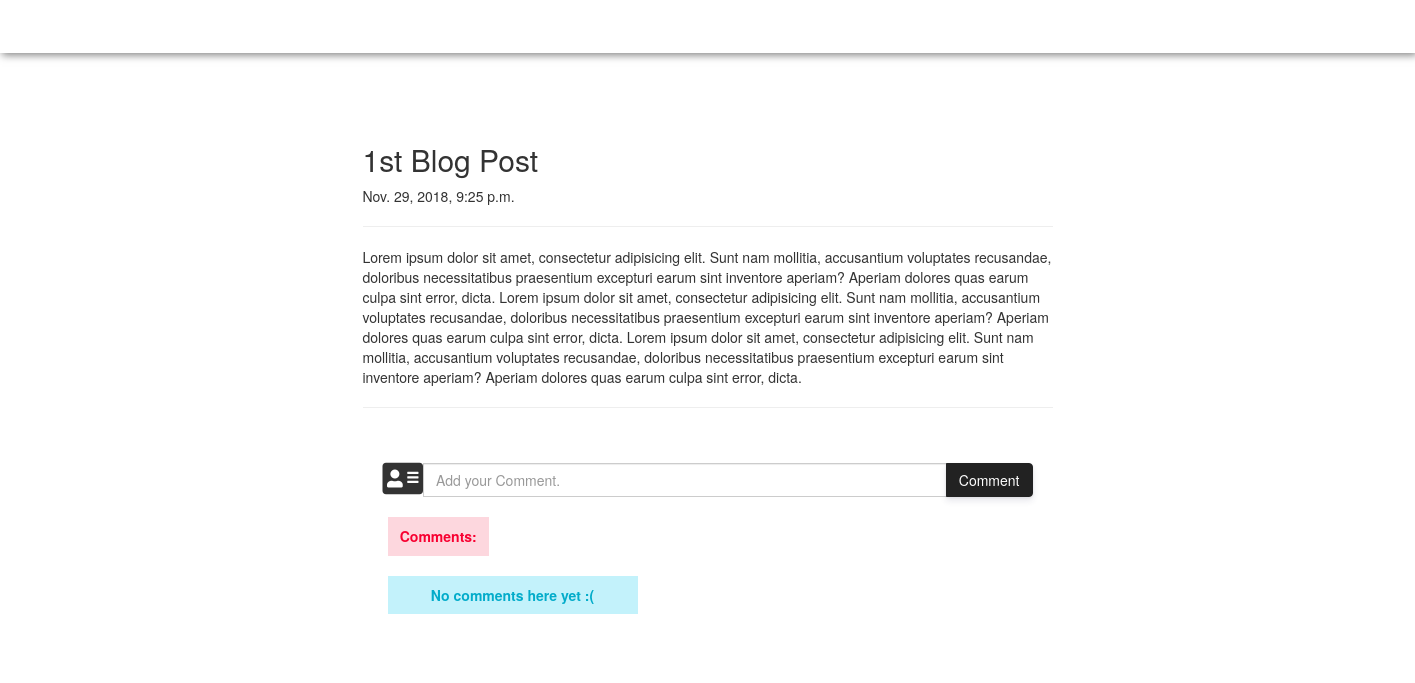
The page /post/1 (signed in) on the database its author committed.
### forum/models.py (models this page shows, shortened)
class BlogPost(models.Model):
	title = models.CharField(max_length=200)
	body = models.TextField()
	date_published = models.DateTimeField(auto_now_add=True)

### forum/views.py (the view)
# urls.py: path('post/<int:post_id>', post_page),
def post_page(request, post_id):
	if not request.user.is_authenticated:
		return redirect("/login/")
	mypost = BlogPost.objects.get(pk=post_id)
	context = {"post":mypost}
	return render(request, "forum/post.html", context)

### templates/forum/post.html (shortened to what this page needs)
{% extends 'forum/base.html' %}
{% load static %}
{% block body %}
	<div class="container">
		<div class="row">
			<div class="col-md-2">
			</div>
			<div class="col-md-8">
				<div style="background-color: #fff; margin-top: 50px; padding: 20px;">
					<h2> {{ post.title }}</h2>
					<p> {{ post.date_published }}</p>
					<hr>
					<p>{{ post.body }}</p>
					<hr>
				</div>
				<form action="/blogcomment/{{post.id}}/" method="POST" style="padding: 0 40px;">
					<div class="input-group">
						<span class="input-group-btn">
							<i class="fas fa-address-card" style="font-size: 36px; margin-top: 12px;"></i>
						</span>
						<input class="form-control" name="comment" placeholder="Add your Comment." style="margin-top: 15px;"/>
						<span class="input-group-btn">
							<button type="submit" class="btn btn-info" style="margin-top: 14px; color: #fff;	border-color: #222;	background-color: #222; box-shadow: 0 4px 6px rgba(50,50,93,.11),0 1px 3px rgba(0,0,0,.08),0 0 0 0 rgba(255,255,255,.5); font-size: 14px;">Comment</button>
						</span>
					</div>
				</form>
				<div class="container" style="margin: 20px 30px;">
					<span class="badge badge-pill badge-danger" style="margin-bottom: 20px; padding: .875em; color: #f80031; background-color: rgba(251,175,190,.5); text-align: center; border-radius: 0; font-size:14px;">Comments:</span><br>
					{% for com in body.comments %}
						<span class="badge badge-pill badge-primary" style="padding: .875em; color: #2643e9;	background-color: rgba(203,210,246,.5); text-align: center; border-radius: 0; font-size:14px; margin-bottom: 20px; margin-right: 500px; width: 250px;">{{ com.comment|linebreaks|truncatechars:35 }}
							<p style="font-size:10px; color:grey;">Replied by {{ com.author }} | {{ com.datetime }}</p></span>
							{% empty %}
							<span class="badge badge-pill badge-info" style="padding: .875em;color: #03acca; background-color: rgba(136,230,247,.5); text-align: center; border-radius: 0; font-size:14px; margin-bottom: 20px; margin-right: 500px; width: 250px;">
							No comments here yet :(</span>
						{% endfor %}
					</div>
				</div>
			</div>
			<div class="col-md-2">
			</div>
		</div>
{% endblock %}

### static/css/base.css (style rules this page uses)
body { background-repeat: no-repeat; background-size: 100%; background-attachment: fixed; }

### rows shown on the page
BlogPost: title "1st Blog Post", date_published "Nov. 29, 2018, 9:25 p.m.", body "Lorem ipsum dolor sit amet, consectetur adipisicing elit. Sunt nam mollitia, accusantium voluptates recusandae, doloribus necessitatibus praesentium excepturi earum sint inventore aperiam? Aperiam dolores quas earum culpa sint error, dicta. Lorem ipsum dolor sit amet, consectetur adipisicing elit. Sunt nam mollitia, accusantium voluptates recusandae, doloribus necessitatibus praesentium excepturi earum sint inventore aperiam? Aperiam dolores quas earum culpa sint error, dicta. Lorem ipsum dolor sit amet, consectetur adipisicing elit. Sunt nam mollitia, accusantium voluptates recusandae, doloribus necessitatibus praesentium excepturi earum sint inventore aperiam? Aperiam dolores quas earum…"
